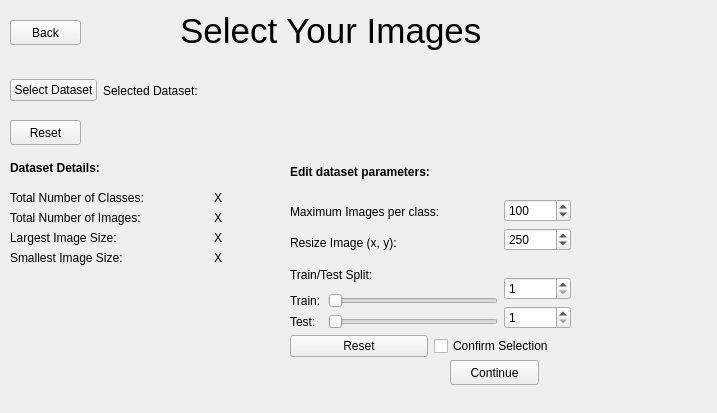
<?xml version="1.0" encoding="UTF-8"?>
<ui version="4.0">
 <class>ImageLoader</class>
 <widget class="QWidget" name="ImageLoader">
  <property name="geometry">
   <rect>
    <x>0</x>
    <y>0</y>
    <width>717</width>
    <height>413</height>
   </rect>
  </property>
  <property name="windowTitle">
   <string>Image Loader v2</string>
  </property>
  <widget class="QPushButton" name="back">
   <property name="geometry">
    <rect>
     <x>10</x>
     <y>20</y>
     <width>71</width>
     <height>25</height>
    </rect>
   </property>
   <property name="text">
    <string>Back</string>
   </property>
  </widget>
  <widget class="QLabel" name="label">
   <property name="geometry">
    <rect>
     <x>180</x>
     <y>-10</y>
     <width>321</width>
     <height>81</height>
    </rect>
   </property>
   <property name="font">
    <font>
     <pointsize>26</pointsize>
    </font>
   </property>
   <property name="text">
    <string>Select Your Images</string>
   </property>
  </widget>
  <widget class="QWidget" name="horizontalLayoutWidget">
   <property name="geometry">
    <rect>
     <x>10</x>
     <y>70</y>
     <width>301</width>
     <height>41</height>
    </rect>
   </property>
   <layout class="QHBoxLayout" name="horizontalLayout">
    <item>
     <widget class="QPushButton" name="selectDir">
      <property name="text">
       <string>Select Dataset</string>
      </property>
     </widget>
    </item>
    <item>
     <widget class="QLabel" name="selectedDataset">
      <property name="text">
       <string>Selected Dataset:</string>
      </property>
     </widget>
    </item>
    <item>
     <spacer name="horizontalSpacer">
      <property name="orientation">
       <enum>Qt::Horizontal</enum>
      </property>
      <property name="sizeHint" stdset="0">
       <size>
        <width>40</width>
        <height>20</height>
       </size>
      </property>
     </spacer>
    </item>
   </layout>
  </widget>
  <widget class="QPushButton" name="resetData">
   <property name="geometry">
    <rect>
     <x>10</x>
     <y>120</y>
     <width>71</width>
     <height>25</height>
    </rect>
   </property>
   <property name="text">
    <string>Reset</string>
   </property>
  </widget>
  <widget class="QPushButton" name="continueNext">
   <property name="geometry">
    <rect>
     <x>450</x>
     <y>360</y>
     <width>89</width>
     <height>25</height>
    </rect>
   </property>
   <property name="text">
    <string>Continue</string>
   </property>
  </widget>
  <widget class="QWidget" name="verticalLayoutWidget_7">
   <property name="geometry">
    <rect>
     <x>10</x>
     <y>150</y>
     <width>246</width>
     <height>115</height>
    </rect>
   </property>
   <layout class="QVBoxLayout" name="datasetDetails">
    <item>
     <widget class="QLabel" name="label_8">
      <property name="font">
       <font>
        <weight>75</weight>
        <bold>true</bold>
       </font>
      </property>
      <property name="text">
       <string>Dataset Details:</string>
      </property>
     </widget>
    </item>
    <item>
     <layout class="QHBoxLayout" name="horizontalLayout_5">
      <item>
       <layout class="QVBoxLayout" name="verticalLayout_6">
        <item>
         <widget class="QLabel" name="label_10">
          <property name="text">
           <string>Total Number of Classes:    </string>
          </property>
         </widget>
        </item>
        <item>
         <widget class="QLabel" name="label_9">
          <property name="text">
           <string>Total Number of Images:</string>
          </property>
         </widget>
        </item>
        <item>
         <widget class="QLabel" name="label_11">
          <property name="text">
           <string>Largest Image Size:</string>
          </property>
         </widget>
        </item>
        <item>
         <widget class="QLabel" name="label_12">
          <property name="text">
           <string>Smallest Image Size:</string>
          </property>
         </widget>
        </item>
       </layout>
      </item>
      <item>
       <spacer name="horizontalSpacer_2">
        <property name="orientation">
         <enum>Qt::Horizontal</enum>
        </property>
        <property name="sizeHint" stdset="0">
         <size>
          <width>40</width>
          <height>20</height>
         </size>
        </property>
       </spacer>
      </item>
      <item>
       <layout class="QVBoxLayout" name="details">
        <item>
         <widget class="QLabel" name="numClasses">
          <property name="text">
           <string>X          </string>
          </property>
         </widget>
        </item>
        <item>
         <widget class="QLabel" name="numImages">
          <property name="text">
           <string>X</string>
          </property>
         </widget>
        </item>
        <item>
         <widget class="QLabel" name="largestSize">
          <property name="text">
           <string>X</string>
          </property>
         </widget>
        </item>
        <item>
         <widget class="QLabel" name="smallestSize">
          <property name="text">
           <string>X</string>
          </property>
         </widget>
        </item>
       </layout>
      </item>
     </layout>
    </item>
   </layout>
  </widget>
  <widget class="QWidget" name="verticalLayoutWidget_8">
   <property name="geometry">
    <rect>
     <x>290</x>
     <y>150</y>
     <width>281</width>
     <height>207</height>
    </rect>
   </property>
   <layout class="QVBoxLayout" name="datasetParams">
    <item>
     <widget class="QLabel" name="label_18">
      <property name="font">
       <font>
        <weight>75</weight>
        <bold>true</bold>
       </font>
      </property>
      <property name="text">
       <string>Edit dataset parameters:</string>
      </property>
     </widget>
    </item>
    <item>
     <layout class="QHBoxLayout" name="horizontalLayout_3">
      <item>
       <layout class="QVBoxLayout" name="verticalLayout_2">
        <item>
         <widget class="QLabel" name="label_3">
          <property name="text">
           <string>Maximum Images per class:</string>
          </property>
         </widget>
        </item>
        <item>
         <widget class="QLabel" name="label_5">
          <property name="text">
           <string>Resize Image (x, y):</string>
          </property>
         </widget>
        </item>
        <item>
         <widget class="QLabel" name="label_4">
          <property name="text">
           <string>Train/Test Split:</string>
          </property>
         </widget>
        </item>
        <item>
         <layout class="QHBoxLayout" name="horizontalLayout_2">
          <item>
           <layout class="QVBoxLayout" name="verticalLayout_3">
            <item>
             <widget class="QLabel" name="label_6">
              <property name="text">
               <string>Train:</string>
              </property>
             </widget>
            </item>
            <item>
             <widget class="QLabel" name="testText">
              <property name="text">
               <string>Test:  </string>
              </property>
             </widget>
            </item>
           </layout>
          </item>
          <item>
           <layout class="QVBoxLayout" name="verticalLayout_4">
            <item>
             <widget class="QSlider" name="trainSlider">
              <property name="minimum">
               <number>1</number>
              </property>
              <property name="orientation">
               <enum>Qt::Horizontal</enum>
              </property>
             </widget>
            </item>
            <item>
             <widget class="QSlider" name="testSlider">
              <property name="minimum">
               <number>1</number>
              </property>
              <property name="orientation">
               <enum>Qt::Horizontal</enum>
              </property>
             </widget>
            </item>
           </layout>
          </item>
         </layout>
        </item>
       </layout>
      </item>
      <item>
       <layout class="QVBoxLayout" name="verticalLayout">
        <item>
         <widget class="QSpinBox" name="maxImages">
          <property name="minimum">
           <number>1</number>
          </property>
          <property name="maximum">
           <number>100000</number>
          </property>
          <property name="singleStep">
           <number>10</number>
          </property>
          <property name="value">
           <number>100</number>
          </property>
         </widget>
        </item>
        <item>
         <widget class="QSpinBox" name="resizeXY">
          <property name="minimum">
           <number>1</number>
          </property>
          <property name="maximum">
           <number>100000</number>
          </property>
          <property name="singleStep">
           <number>25</number>
          </property>
          <property name="value">
           <number>250</number>
          </property>
         </widget>
        </item>
        <item>
         <widget class="QLabel" name="label_17">
          <property name="text">
           <string/>
          </property>
         </widget>
        </item>
        <item>
         <widget class="QSpinBox" name="trainSpin">
          <property name="minimum">
           <number>1</number>
          </property>
         </widget>
        </item>
        <item>
         <widget class="QSpinBox" name="testSpin">
          <property name="minimum">
           <number>1</number>
          </property>
         </widget>
        </item>
       </layout>
      </item>
     </layout>
    </item>
    <item>
     <layout class="QHBoxLayout" name="horizontalLayout_6">
      <item>
       <widget class="QPushButton" name="resetParams">
        <property name="text">
         <string>Reset</string>
        </property>
       </widget>
      </item>
      <item>
       <widget class="QCheckBox" name="confirmSelection">
        <property name="text">
         <string>Confirm Selection</string>
        </property>
       </widget>
      </item>
     </layout>
    </item>
   </layout>
  </widget>
  <widget class="QLabel" name="label_19">
   <property name="geometry">
    <rect>
     <x>510</x>
     <y>250</y>
     <width>9</width>
     <height>17</height>
    </rect>
   </property>
   <property name="text">
    <string/>
   </property>
  </widget>
 </widget>
 <resources/>
 <connections/>
</ui>
